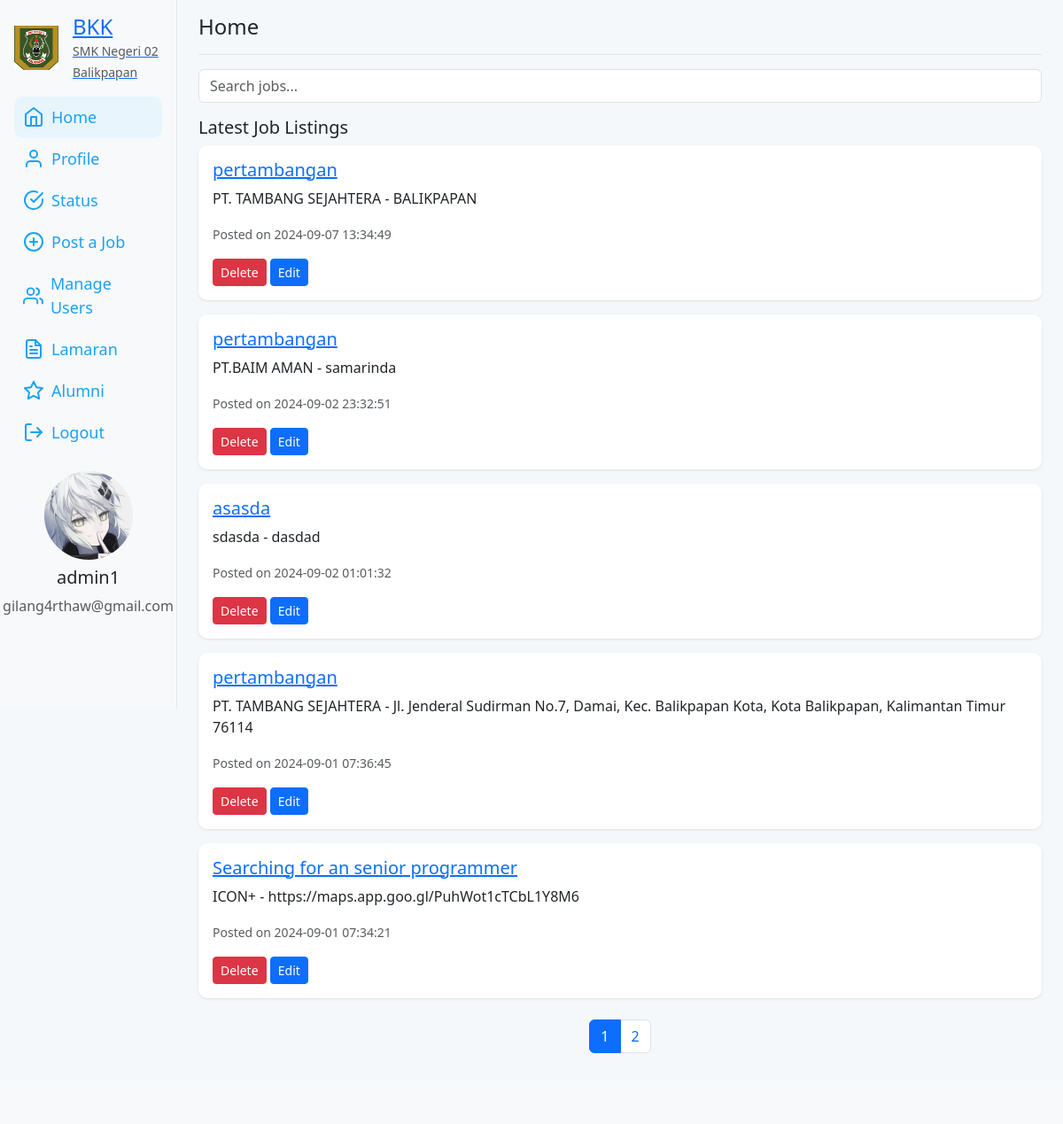
Page /dashboard.php (signed in) on the committed database.
### tables this page shows
CREATE TABLE `users` (
  `id` int(11) NOT NULL,
  `username` varchar(50) NOT NULL,
  `password` varchar(255) NOT NULL,
  `email` varchar(100) DEFAULT NULL,
  `created_at` timestamp NULL DEFAULT current_timestamp(),
  `profile_picture` varchar(255) DEFAULT 'default.png',
  `bio` text DEFAULT NULL,
  `role` enum('user','admin','employer') NOT NULL DEFAULT 'user',
  `status` enum('free','blocked') NOT NULL
);

CREATE TABLE `jobs` (
  `id` int(11) NOT NULL,
  `user_id` int(11) DEFAULT NULL,
  `title` varchar(255) NOT NULL,
  `description` text NOT NULL,
  `location` varchar(255) DEFAULT NULL,
  `company` varchar(255) DEFAULT NULL,
  `created_at` timestamp NULL DEFAULT current_timestamp(),
  `image` varchar(255) DEFAULT NULL
);

### dashboard.php (the view, shortened to what this page needs)
<?php include 'includes/header.php' ?>
        <div class="d-flex justify-content-between flex-wrap flex-md-nowrap align-items-center border-bottom pb-2 mb-3">
            <h1 class="h4">Home</h1>
        </div>
        <div class="mb-3">
            <form action="dashboard.php" method="get" class="form-inline">
                <div class="input-group">
                    <input type="text" class="form-control" name="search" placeholder="Search jobs..." value="<?php echo isset($_GET['search']) ? htmlspecialchars($_GET['search']) : ''; ?>">
                </div>
            </form>
        </div>
        <h3 class="h5">Latest Job Listings</h3>
        <?php
        $jobs_per_page = 5;
        $page = isset($_GET['page']) ? (int)$_GET['page'] : 1;
        $start_from = ($page - 1) * $jobs_per_page;
        $search = isset($_GET['search']) ? $conn->real_escape_string($_GET['search']) : '';
        $where_clause = '';
        $sql = "SELECT * FROM jobs $where_clause ORDER BY created_at DESC LIMIT $start_from, $jobs_per_page";
        $result = $conn->query($sql);
        $current_user_id = $_SESSION['user_id'];
        $current_user_role = $_SESSION['role'];
        if ($result->num_rows > 0) {
            while($job = $result->fetch_assoc()) {
                echo "<div class='card mb-3'>";
                echo "<div class='card-body'>";
                echo "<h5 class='card-title'><a href='view_job.php?id=".$job['id']."'>".$job['title']."</a></h5>";
                echo "<p class='card-text'>".$job['company']." - ".$job['location']."</p>";
                echo "<p class='card-text'><small class='text-muted'>Posted on ".$job['created_at']."</small></p>";
                if ($current_user_role == 'admin' || $job['user_id'] == $current_user_id) {
                    echo "<form class='delete-form' method='POST' action='delete_job.php' style='display:inline;'>";
                    echo "<button type='submit' class='btn btn-danger btn-sm'>Delete</button>";
                    echo "</form> ";
                }
                if ($current_user_role == 'admin' || $job['user_id'] == $current_user_id) {
                    echo "<a href='edit_job.php?id=".$job['id']."' class='btn btn-primary btn-sm'>Edit</a>";
                }
                echo "</div>";
                echo "</div>";
            }
        } else {
            echo "<p>No jobs available.</p>";
        }
        $sql_total = "SELECT COUNT(*) AS total FROM jobs $where_clause";
        $result_total = $conn->query($sql_total);
        $row_total = $result_total->fetch_assoc();
        $total_jobs = $row_total['total'];
        $total_pages = ceil($total_jobs / $jobs_per_page);
        echo "<div class='text-center mt-4'>";
        echo "<nav>";
        echo "<ul class='pagination justify-content-center'>";
        for ($i = 1; $i <= $total_pages; $i++) {
            echo "<li class='page-item".($i == $page ? " active" : "")."'>";
            echo "<a class='page-link' href='dashboard.php?page=$i&search=$search'>$i</a>";
            echo "</li>";
        }
        echo "</ul>";
        echo "</nav>";
        echo "</div>";
        ?>
        <link rel="stylesheet" href="https://cdn.jsdelivr.net/npm/sweetalert2@11/dist/sweetalert2.min.css">
        </main>
    </div>
</div>
<footer class="bg-light text-center text-lg-start mt-auto py-4">
</footer>
</body>
</html>

### includes/header.php (shortened to what this page needs)
<?php
include 'includes/db.php';
$user_id = $_SESSION['user_id'];
$sql = "SELECT * FROM users WHERE id='$user_id'";
$result = $conn->query($sql);
if ($result && $result->num_rows > 0) {
    $user = $result->fetch_assoc();
} else {
    $user = null;
    $isBlocked = false;
}
?>
<!DOCTYPE html>
<html lang="en">
<head>
    <link href="https://cdn.jsdelivr.net/npm/bootstrap@5.3.0/dist/css/bootstrap.min.css" rel="stylesheet">
    <link rel="stylesheet" href="css/styles.css">
</head>
<body>
<div class="container-fluid">
    <div class="row">
        <nav id="sidebar" class="col-md-3 col-lg-2 d-md-block bg-light sidebar p-3">
            <div class="d-flex flex-column align-items-center">
                <a href="dashboard.php" class="mb-3 d-flex align-items-center">
                    <img src="uploads/logosekolah.png" alt="Logo" class="img-fluid logo" style="width: 50px;">
                    <div class="ms-3 text-container">
                        <h4 class="mb-0">BKK</h4>
                        <small class="text-muted">SMK Negeri 02 Balikpapan</small>
                    </div>
                </a>
                <ul class="nav flex-column">
                    <li class="nav-item">
                        <a class="nav-link <?php echo basename($_SERVER['PHP_SELF']) == 'dashboard.php' ? 'active' : ''; ?>" href="dashboard.php">
                            <i data-feather="home"></i>
                            <span class="ms-2">Home</span>
                        </a>
                    </li>
                    <li class="nav-item">
                        <a class="nav-link <?php echo basename($_SERVER['PHP_SELF']) == 'profile.php' ? 'active' : ''; ?>" href="profile.php">
                            <i data-feather="user"></i>
                            <span class="ms-2">Profile</span>
                        </a>
                    </li>
                    <li class="nav-item">
                        <a class="nav-link <?php echo basename($_SERVER['PHP_SELF']) == 'apply_job.php' ? 'active' : ''; ?>" href="apply_job.php">
                            <i data-feather="check-circle"></i>
                            <span class="ms-2">Status</span>
                        </a>
                    </li>
                    <li class="nav-item">
                        <a class="nav-link <?php echo basename($_SERVER['PHP_SELF']) == 'add_job.php' ? 'active' : ''; ?>" href="add_job.php">
                            <i data-feather="plus-circle"></i>
                            <span class="ms-2">Post a Job</span>
                        </a>
                    </li>
                    <?php if ($_SESSION['role'] === 'admin'): ?>
                    <li class="nav-item">
                        <a class="nav-link <?php echo basename($_SERVER['PHP_SELF']) == 'admin.php' ? 'active' : ''; ?>" href="admin.php">
                            <i data-feather="users"></i>
                            <span class="ms-2">Manage Users</span>
                        </a>
                    </li>
                    <?php endif; ?>
                    <?php if ($_SESSION['role'] === 'admin' || $_SESSION['role'] === 'employer'): ?>
                    <li class="nav-item">
                        <a class="nav-link <?php echo basename($_SERVER['PHP_SELF']) == 'lamaran.php' ? 'active' : ''; ?>" href="lamaran.php">
                            <i data-feather="file-text"></i>
                            <span class="ms-2">Lamaran</span>
                        </a>
                    </li>
                    <?php endif; ?>
                    <?php if ($_SESSION['role'] === 'admin' || $_SESSION['role'] === 'alumni'): ?>
                    <li class="nav-item">
                        <a class="nav-link <?php echo basename($_SERVER['PHP_SELF']) == 'alumni/alumni.php' ? 'active' : ''; ?>" href="alumni/alumni.php">
                            <i data-feather="star"></i>
                            <span class="ms-2">Alumni</span>
                        </a>
                    </li>
                    <?php endif; ?>
                    <li class="nav-item">
                        <a class="nav-link" href="logout.php">
                            <i data-feather="log-out"></i>
                            <span class="ms-2">Logout</span>
                        </a>
                    </li>
                </ul>
                <div class="profile text-center mt-auto">
                    <?php if ($user): ?>
                        <img src="uploads/<?php echo htmlspecialchars($user['profile_picture']); ?>" alt="User Profile Picture" class="rounded-circle mb-2" style="width: 100px; height: 100px;">
                        <h5><?php echo htmlspecialchars($user['username']); ?></h5>
                        <p class="text-muted"><?php echo htmlspecialchars($user['email']); ?></p>
                    <?php else: ?>
                        <p>User data not available.</p>
                    <?php endif; ?>
                </div>
            </div>
        </nav>
        <main class="col-md-9 ms-sm-auto col-lg-10 px-md-4 py-3 main-content">

### css/styles.css (style rules this page uses)
body { background-color: #f5f8fa; }
.sidebar { height: 100vh; position: fixed; top: 0; left: 0; border-right: 1px solid #e1e8ed; }
.sidebar a.nav-link { font-size: 18px; font-weight: 500; color: #1da1f2; display: flex; align-items: center; padding: 10px; border-radius: 10px; }
.sidebar a.nav-link:hover, .sidebar a.nav-link.active { background-color: #e8f5fd; }
.profile { margin-top: 20px; padding: 20px; }
.main-content { margin-left: 220px; padding: 20px; }
.card { border-radius: 10px; border: none; box-shadow: 0 1px 3px rgba(0, 0, 0, 0.1); }

### includes/header.php (style rules this page uses)
.main-content { min-height: calc(100vh - 120px); }

### rows in the picture
users: profile_picture (picture), username "admin1", email "gilang4rthaw@gmail.com"
jobs: title "pertambangan", company "PT. TAMBANG SEJAHTERA", location "BALIKPAPAN", created_at "2024-09-07 13:34:49"
jobs: title "pertambangan", company "PT.BAIM AMAN", location "samarinda", created_at "2024-09-02 23:32:51"
jobs: title "asasda", company "sdasda", location "dasdad", created_at "2024-09-02 01:01:32"
jobs: title "pertambangan", company "PT. TAMBANG SEJAHTERA", location "Jl. Jenderal Sudirman No.7, Damai, Kec. Balikpapan Kota, Kota Balikpapan, Kalimantan Timur 76114", created_at "2024-09-01 07:36:45"
jobs: title "Searching for an senior programmer", company "ICON+", location "https://maps.app.goo.gl/PuhWot1cTCbL1Y8M6", created_at "2024-09-01 07:34:21"
